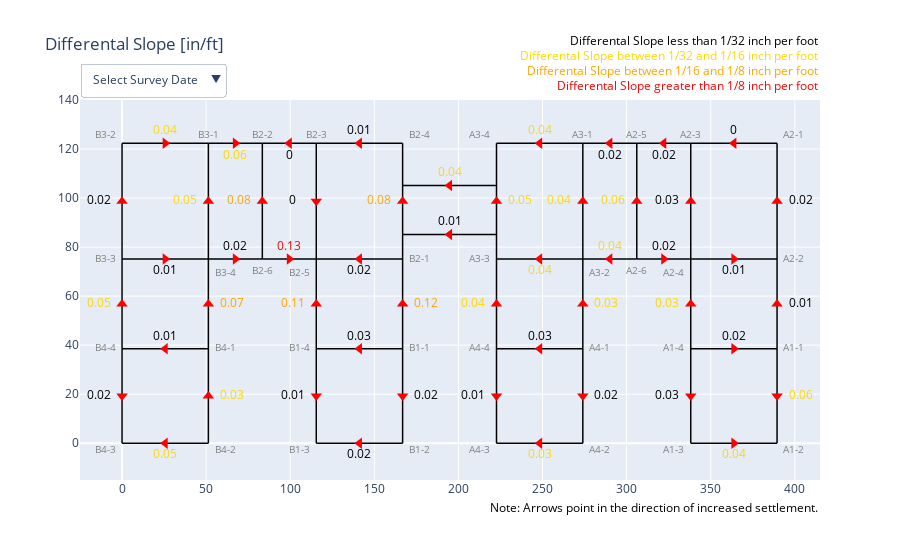

The cell this chart's notebook holds for it:
### Code cell
df = beamSlope

#create a figure from the graph objects (not plotly express) library
fig = go.Figure()

buttons = []
dates = []
i = 0

# Plot the beam locations as lines
for (startX, endX, startY, endY) in zip(beamInfo['startX'], beamInfo['endX'], beamInfo['startY'], beamInfo['endY']):
    fig.add_trace(go.Scatter(
        x=[startX, endX],
        y=[startY, endY],
        mode='lines',
        line = dict(
            color = 'black',
            width = 1.5,
            dash = 'solid'),
        hoverinfo='skip',
        showlegend=False
    ))

# Plot the Marker Point (MP) labels in grey
fig.add_trace(go.Scatter(
    x=beamInfo['labelX'],
    y=beamInfo['labelY'],
    text=beamInfo['MP_W_S'],
    mode = 'text',
    textfont = dict(
        size = 10,
        color = 'grey'),
    hoverinfo='skip',
    showlegend=False
))

# Create a list to store the visibility lists for each dataframe
all_args = []
vis = []
visList = []


#iterate through columns in dataframe (not including the year column)
for column in df:
    # Beam Differental Settlement
    fig.add_trace(go.Scatter(
        x=beamInfo['beamX'],
        y=beamInfo['beamY'],
        text=abs(df[column].values.round(2)),
        mode = 'text',
        #name = column, 
        textfont = dict(
            size = 12,
            color = beamSlopeColor[column].values),
        hoverinfo='skip',
        showlegend=False, 
        #setting only the first dataframe to be visible as default
        visible = (column==df.columns[len(df.columns)-1])
    ))
        
        # Beam Differental Settlement Arrow - pointing in direction of low end 
    fig.add_trace(go.Scatter(
        x=beamInfo['arrowX'],
        y=beamInfo['arrowY'],
        mode = 'markers',
        #name = column,
        marker=dict(
            color='red',
            size=10,
            symbol=beamSymbol[column].values,
            angle=beamDir[column].values),
        hoverinfo='skip',
        showlegend=False, 
        #setting only the first dataframe to be visible as default
        visible = (column==df.columns[len(df.columns)-1])
     ))
        

# groups and trace visibilities
vis = []
visList = []

for  i, col in enumerate(df.columns):
    vis = [True]*(len(df.index)+2) + ([False]*i*2 + [True]*2 + [False]*(len(df.columns)-(i+1))*2)
    visList.append(vis)
    vis = []


# buttons for each group
buttons = []
for idx, col in enumerate(df.columns):
    buttons.append(
        dict(
            label = col,
            method = "update",
            args=[{"visible": visList[idx]}])
    )

buttons = [{'label': 'Select Survey Date',
                 'method': 'restyle',
                 'args': ['visible', [False]*152]}] + buttons

# update layout with buttons                       
fig.update_layout(
    updatemenus=[
        dict(
        type="dropdown",
        direction="down",
        buttons = buttons,
            pad={"r": 10, "t": 10},
            showactive=True,
            x=0.0,
            xanchor="left",
            y=1.01,
            yanchor="bottom")
    ],
    annotations = beamSlopeAnno,
    title = 'Differental Slope [in/ft]'
)

# Set axes ranges
fig.update_xaxes(range=[-25, 415])
fig.update_yaxes(range=[-15, 140])

fig.show()
